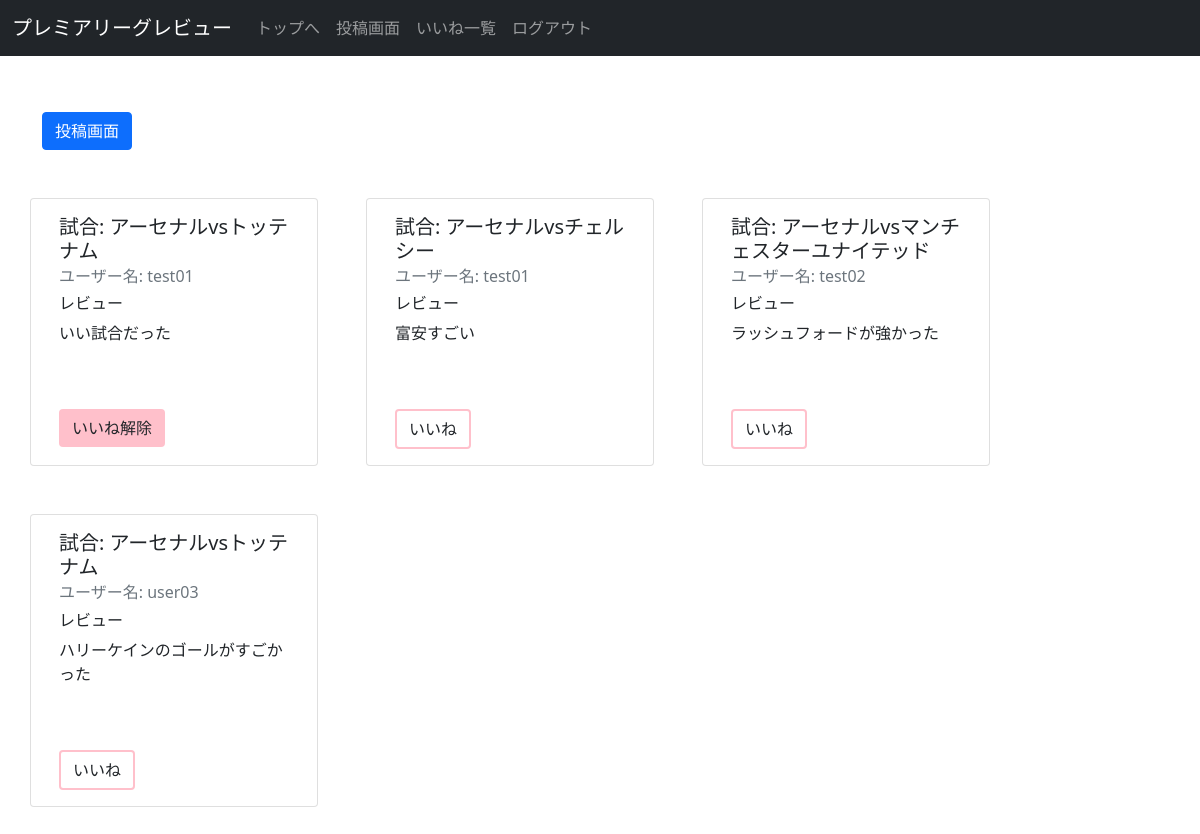
Page / (signed in) on the committed database.
### tables this page shows
CREATE TABLE review (
    id integer primary key autoincrement,
    user_id integer not null,
    username text not null,
    match text not null,
    review text not null,
    FOREIGN KEY(user_id) REFERENCES user(id)
);

### app.py (the view)
@app.route("/", methods=['GET', 'POST'])
@login_required
def index():
    reviews = get_db().execute("SELECT * FROM review").fetchall()
    rows = get_db().execute("SELECT review_id FROM like WHERE user_id=?", [session['user_id'], ])
    like_ReviewIds = []
    for row in rows:
        if not row['review_id'] in like_ReviewIds:
            like_ReviewIds.append(row['review_id'])
    return render_template('index.html', reviews=reviews, like_ReviewIds=like_ReviewIds)

### app.py (called while the page is built)
@login_manager.user_loader
def load_user(userid):
    return User(userid)

def connect_db():
    rv = sqlite3.connect(DATABASE)
    rv.row_factory = sqlite3.Row
    return rv

def get_db():
    if not hasattr(g, 'sqlite_db'):
        g.sqlite_db = connect_db()
    return g.sqlite_db

### templates/index.html
{% extends "base.html" %}
{% block content %}
<div class="container-sm mt-5">
    <a href="/post" role="button" class="btn btn-primary btn-md mt-2 mb-5">投稿画面</a>
    <div class="row ">
        {% for review in reviews %}
        <div class="card col-sm-3 me-5 mb-5" style="width: 18rem;">
            <div class="card-body">
                <h5 class="card-title">試合: {{ review.match }}</h5>
                <h6 class="card-subtitle mb-2 text-muted">ユーザー名: {{ review.username }}</h6>
                <h6>レビュー</h6>
                <p class="card-text">{{ review.review }}</p>
                {% if not review.id in like_ReviewIds %}
                <a href="/{{review.id}}/like" role="button" class="btn btn-ms mt-5" style="border-color: pink; border-width: 2px;">いいね</a>
                {% else %}
                <a href="/{{review.id}}/like-release" role="button" class="btn btn-ms mt-5" style="background-color: pink;">いいね解除</a>
                {% endif %}
            </div>
        </div>
        {% endfor %}
    </div>
</div>
{% endblock %}

### rows in the picture
review: match "アーセナルvsトッテナム", username "test01", review "いい試合だった"
review: match "アーセナルvsチェルシー", username "test01", review "富安すごい", {{ review.id }} 2 (drawn)
review: match "アーセナルvsマンチェスターユナイテッド", username "test02", review "ラッシュフォードが強かった"
review: match "アーセナルvsトッテナム", username "user03", review "ハリーケインのゴールがすごかった"
